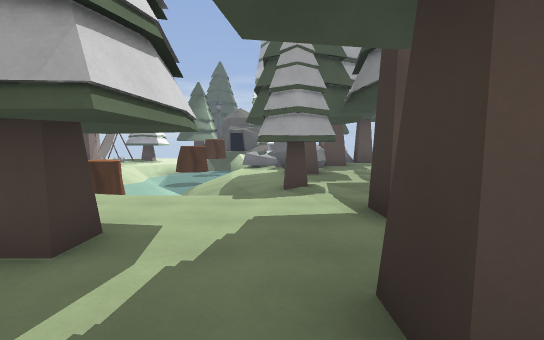
view 1 (above)

19 first-person views from a walk through a 3-D level made in the Godot game engine. The camera is 1.5 m above the floor, tilts 4° down and sees 80° across. The floor is counted in squares, 2 m on a side. Each view is taken from the middle of a square. On the plan, view 1 faces up. The plan holds only what a view shows up to about 11 squares ahead; the rest is blank. The place goes on beyond the plan. Characters and animated objects are left out.

view 2
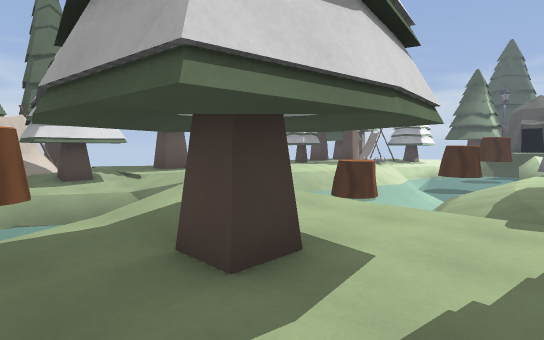

view 3
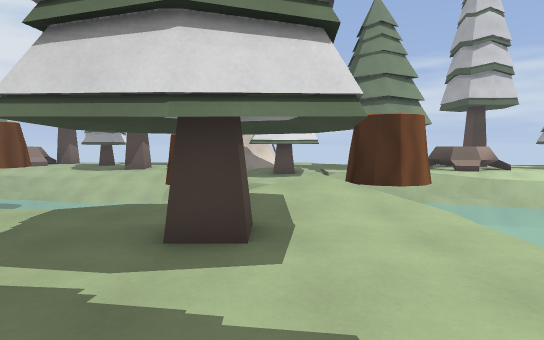

view 4
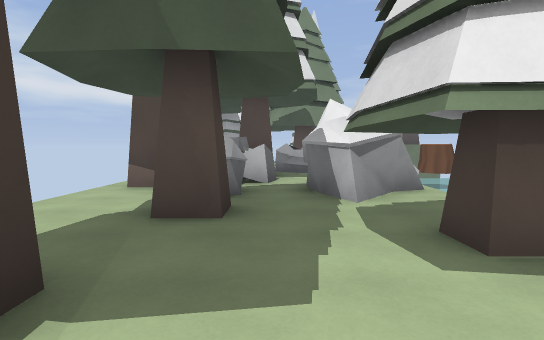

view 5
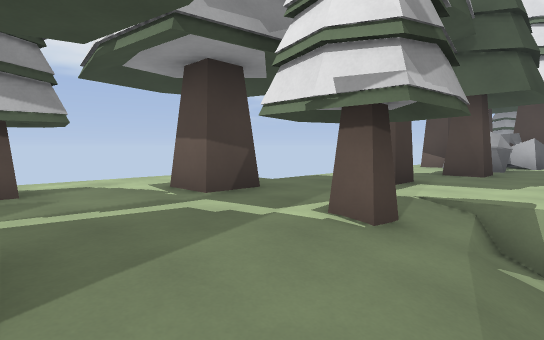

view 6
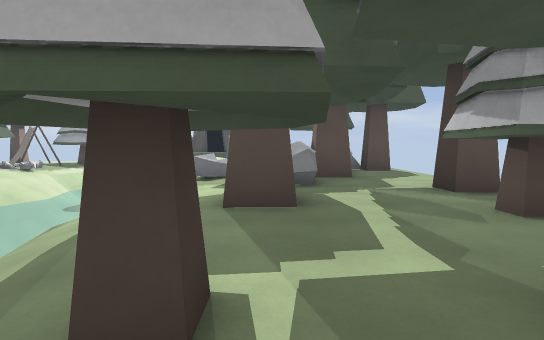

view 7
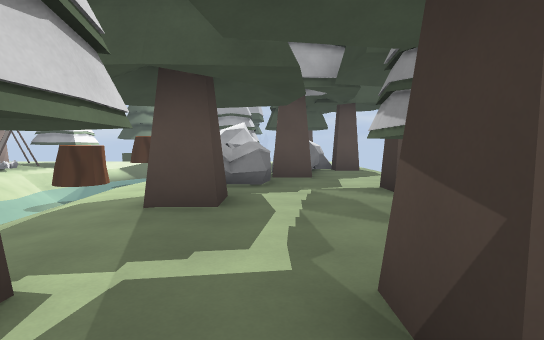

view 8
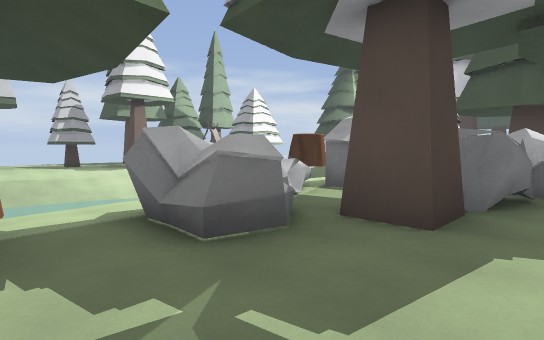

view 9
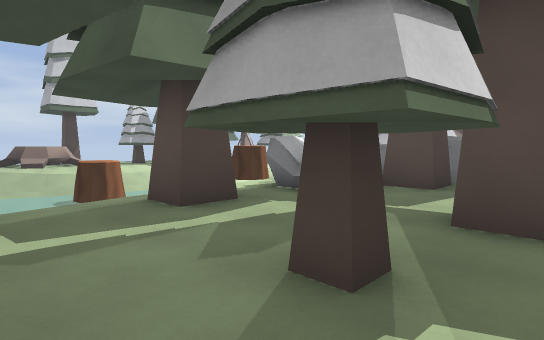

view 10
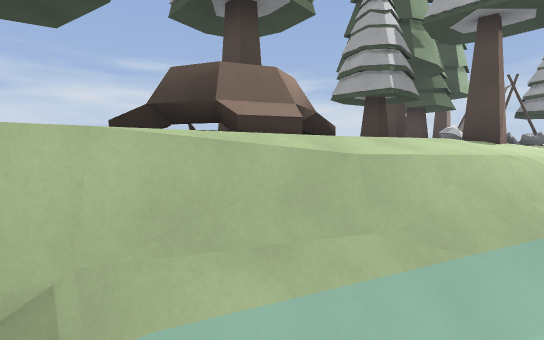

view 11
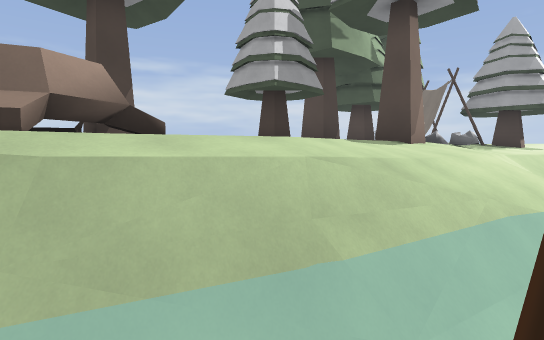

view 12
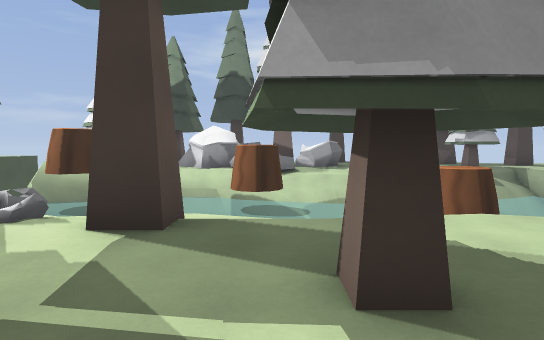

view 13
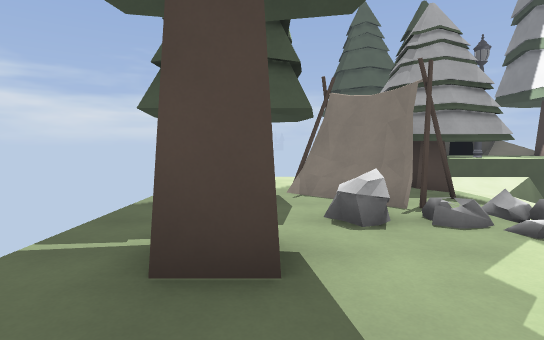

view 14
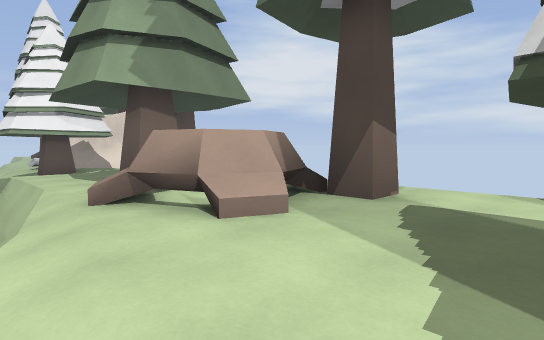

view 15
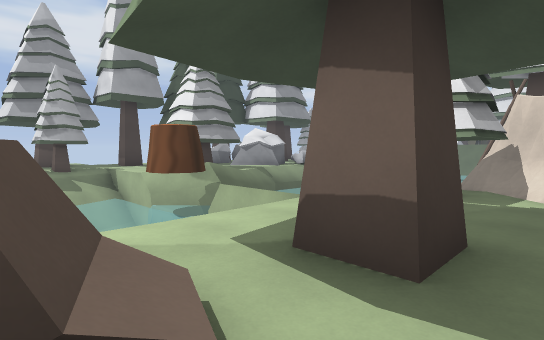

view 16
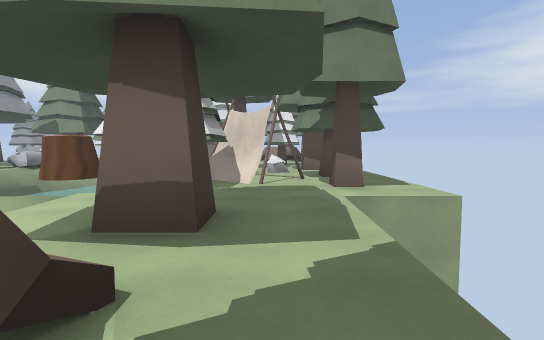

view 17
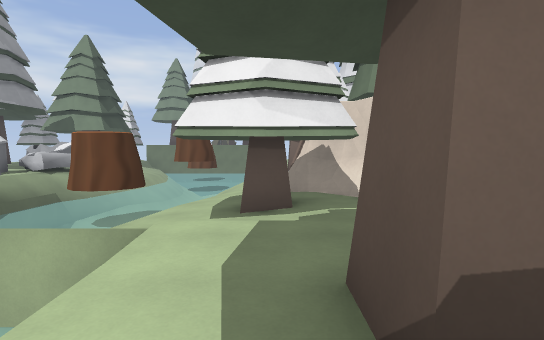

view 18
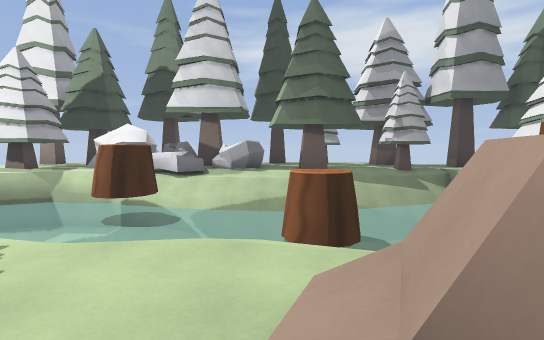

view 19
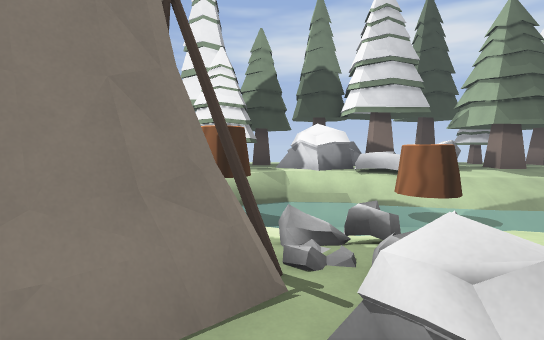

### Floor plan
Key: @ floor where view 1 was taken; # wall or solid block; x gap in a wall; . main floor; - floor 0.25 m lower than the main floor; _ floor 0.5 m lower than the main floor; < floor 1.75 m lower than the main floor; / step, stairs or slope; = window, fence, low wall or low ledge; ^ raised ledge; v drop or lower ground.
Columns run from 14 left of view 1 to 5 right of it. Each row starts with its distance up from view 1.
 24          ##
 23          =vv
 22       ///// x
 21       #-//  #
 20    .# --=   # #
 19    .##//    #..
 18   ...#//     #.
 17   ..=#=/     =#
 16   .#..//<     #  ##.
 15   ...#/// ###^##^#..
 14   ....//< ###x=###..
 13   ..#.//   </// ##..
 12   ....//   <///##..
 11   #.////   ///....#
 10   .^^.=<## ///......
  9   .^#//<<  <//....#.
  8   ...//    <///.....
  7   .#.=<<    ///.....
  6   .../      </#..#..
  5  ..../=   #vv//...
  4 .#..///   #/....#.
  3 ..#/#_=   #x#.....
  2 ..##///   #/......
  1  .. // ##  /...#..
  0  .^ =/    </.#@#..
 -1  #  //<   </##.##.
 -2    #///   =x# ^#
 -3     //<   /=# #
 -4     //       ##
 -5     //       ##
 -6     //

Positions as (right, up) in squares from view 1, and headings:
1: (0, 0), facing up
2: (0, 1), facing up-left
3: (1, 3), facing left
4: (0, 5), facing down
5: (-1, 9), facing down-right
6: (1, 5), facing up
7: (2, 5), facing up
8: (4, 10), facing up-left
9: (5, 7), facing up-left
10: (-7, 7), facing up-left
11: (-6, 9), facing up-left
12: (-12, 14), facing right
13: (-11, 14), facing up
14: (-8, 13), facing down-left
15: (-12, 9), facing down-right
16: (-12, 10), facing down
17: (-10, 8), facing down
18: (-11, 11), facing right
19: (-11, 18), facing right
